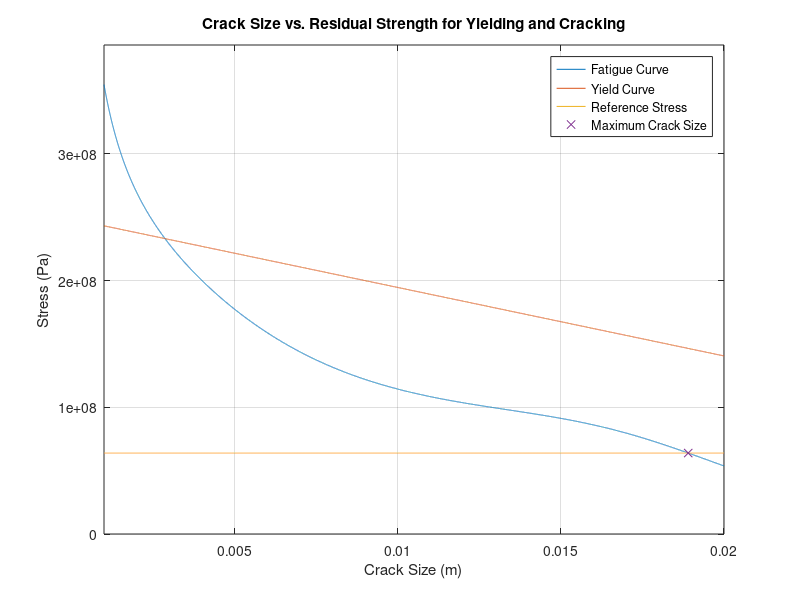

Recreate this plot in MATLAB.
%%%%%%%%%%%%%%%%%%%%%%%%%%%%%%%%%%%%%%%%%%%%%%%%%%%%%%%%%%%%%%%%%%%%%%%%%%%
% AAE 352 Project 2 -- Group 11
% This code is designed to calculate the changes in stress at given
% striation measurements for the given dimensions, which were measured and
% hard-coded into the program.
% Then, using that value, the maximum crack size is calculated for the
% given dimensions. For a given crack size, this program will plot the
% fatigue curve and yielding curve on the same plot and show the
% maximum crack size possible for our known reference stress and yield
% stress.
%%%%%%%%%%%%%%%%%%%%%%%%%%%%%%%%%%%%%%%%%%%%%%%%%%%%%%%%%%%%%%%%%%%%%%%%%%%
%dimensions for material from project description:
w = 23e-3; %constant
D = 25.4e-3; %constant
t = 9.4e-3; %constant
yield_stress = 386e6; %Material Property
KIC = 37e6; %Material Property 

%% Section 1: Calculate Delta K
%Calculated using NASA document:
%Interpolation for #3: ((.24) * (3e-9/3.1e-8))+16.68
a = [1.83e-3 3.81e-3 7.39e-3]; %Given in problem
da_dn =   [1.2/12 , 2.4 / 11 , 6/9]; %um/striation
da_dn = da_dn .* 1e-6; %Convert to meters/striation
delta_K = [8.97   , 11.07    , 16.7032]; %derived from table (Mpa * sqrt(m))
delta_K = delta_K * 1e6; %Convert to Pa * sqrt(m)

%% Section 2: Calculate linear regression of log(da/dn) vs log(delta_K)
% This portion was completed using Microsoft Excel
% from excel: y = 3.0052x - 64.171 (y=mx + e^c)
C = 1.35173e-28; %Excel: =LN(-64.171)
m = 3.01; %constant


%% Section 3: Using this information, calculate reference stress
x = a./w;
beta_1 = 30.795.*x.^4 - 51.44 .* x.^3 + 29.462 .* x.^2 - 6.2025 .* x +2.0791;
delta_sigma = delta_K./(beta_1.*sqrt(pi.*a));
sigma_ref = mean(delta_sigma);
fprintf('Reference Stress: %.4f MPa\n',sigma_ref/1e6);

%% Section 4: Plot and calculate the minimum crack size (a) for given yield stress
a = 1e-3:1e-6:20e-3; % redefine a as a range of possible crack sizes
err = 1000; %initialize error
sigma = zeros(size(a)); %Initialize cracking stress
sigma_net = zeros(size(a)); %Initialize stress for yielding
acr_calc= 0; %Initialize critical crack size calculation
Atotal = (2*w+D)*t; %Total Area (constant)
for i = 1:length(a) %Cycle through crack sizes
    x = a(i) / w; %This is the definition of x
    beta = 30.795.*x.^4 - 51.44 .* x.^3 + 29.462 .* x.^2 - 6.2025 .* x +2.0791; %recalculate Beta at each crack size
    sigma(i) = KIC / (beta*sqrt(pi*a(i))); %Create a vector of sigma at each crack size
    acr = ((KIC/(beta*sigma_ref))^2)/pi; %Calculate critical crack size
    if abs(acr - a(i)) < err %If error is less than the error from the previous iteration
        acr_calc = acr; %Save Critical Crack Size for printing
        err = abs(acr-a(i)); %Save new error
    end
    sigma_net(i) = yield_stress*(2*w-a(i))/(2*w+D); %Create a vector of sigma_net at each crack size
    sigma_ref_line(i) = sigma_ref;
end
plot(a,sigma); %plot sigma for each crack size
hold on
plot(a,sigma_net); %plot sigma_net for each crack size
plot(a,sigma_ref_line); %plot a reference of our reference stress
plot(acr_calc,sigma_ref,'x'); %Verify max crack size on graph
fprintf('Maximum Crack Size: %.4f mm\n', acr_calc * 1e3);

%% Section 5: Format Graph
title('Crack Size vs. Residual Strength for Yielding and Cracking');
ylim([0, yield_stress]);
xlim([1e-3, .02]);
legend('Fatigue Curve','Yield Curve','Reference Stress','Maximum Crack Size');
xlabel('Crack Size (m)');
ylabel('Stress (Pa)');
grid on
